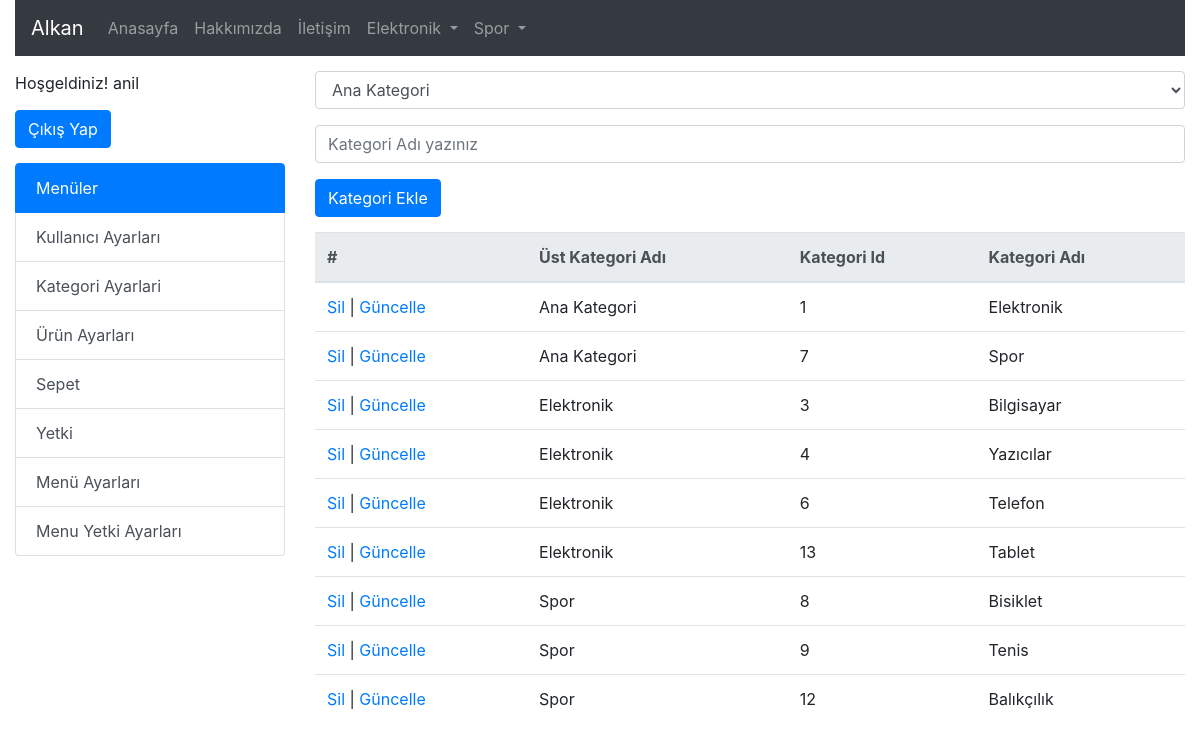
Screenshot of /?s=kategori (signed in) with the database file from the repository.
### tables this page shows
CREATE TABLE `kategori` (
  `UstKategoriId` int(11) NOT NULL,
  `KategoriId` int(11) NOT NULL,
  `KategoriAdi` varchar(30) NOT NULL
);

CREATE TABLE `menuyetki` (
  `MenuYetkiId` int(11) NOT NULL,
  `MenuId` int(11) NOT NULL,
  `YetkiId` int(11) NOT NULL
);

CREATE TABLE `menu` (
  `MenuId` int(11) NOT NULL,
  `MenuAdi` varchar(30) NOT NULL,
  `MenuAdres` varchar(35) NOT NULL
);

### kategori.php (the view, shortened to what this page needs)
<form class="ust15bosluk" action="" method="POST">
	<div class="form-group">
		<select class="form-control" name="UstKategoriId">
			<?php
			$sogruKategoriListe = mysqli_query($baglanti, "select
								0 as UstKategoriId, 0 as KategoriId,
								'Ana Kategori' as KategoriAdi
								union
								select UstKategoriId, KategoriId, KategoriAdi
								from Kategori");
			while($diziKategoriListe = mysqli_fetch_array($sogruKategoriListe)) { ?>
				<option
					<?php
						if(isset($diziKayitSec)) {
							if($diziKategoriListe["KategoriId"]==$diziKayitSec["UstKategoriId"])
								echo "selected";
						}
					?>
				value="<?= $diziKategoriListe["KategoriId"] ?>"><?= $diziKategoriListe["KategoriAdi"] ?></option>
			<?php } ?>
		</select>
	</div>
	<div class="form-group">
		<input name="KategoriAdi" type="text" placeholder="Kategori Adı yazınız" class="form-control"
			value="<?php if(isset($diziKayitSec)) echo $diziKayitSec["KategoriAdi"]; ?>" >
	</div>
	<button name="btnKategoriEkle" type="submit" class="btn btn-primary">Kategori Ekle</button>
</form>
<table class="table ust15bosluk">
  <thead class="thead-light">
    <tr>
      <th>#</th>
	  <th>Üst Kategori Adı</th>
	  <th>Kategori Id</th>
      <th>Kategori Adı</th>
    </tr>
  </thead>
  <tbody>
	<?php
		$sorguKategori = mysqli_query($baglanti, "select
											case when k2.KategoriAdi is null then 'Ana Kategori'
											else k2.KategoriAdi
											end as UstKategoriAdi,
											k1.KategoriId, k1.KategoriAdi
											from kategori k1
											left join kategori k2 on k1.UstKategoriId=k2.KategoriId
											order by k1.UstKategoriId, k1.KategoriId");
		while($diziKategori = mysqli_fetch_array($sorguKategori)) { ?>
			<tr>
			  <td>
			  <a href="?s=kategori&islem=Sil&id=<?= $diziKategori["KategoriId"] ?>">Sil</a>
			  |
			  <a href="?s=kategori&islem=Guncelle&id=<?= $diziKategori["KategoriId"] ?>">Güncelle</a>
			  </td>
			  <td><?= $diziKategori["UstKategoriAdi"] ?></td>
			  <td><?= $diziKategori["KategoriId"] ?></td>
			  <td><?= $diziKategori["KategoriAdi"] ?></td>
			</tr>
		<?php } ?>
  </tbody>
</table>

### header.php (shortened to what this page needs)
<!doctype html>
<html lang="tr">
	<head>
		<link rel="stylesheet" href="css/stil.css" />
		<link rel="stylesheet" href="https://stackpath.bootstrapcdn.com/bootstrap/4.4.1/css/bootstrap.min.css">
	</head>
	<body>
		<?php
			$baglanti = mysqli_connect("localhost","root","","alkan");
			mysqli_set_charset($baglanti,"utf8");
		?>
		<div class="container-fluid">
			<nav class="navbar navbar-expand-lg navbar-dark bg-dark">
				<a class="navbar-brand" href="index.php">Alkan</a>
				<div class="collapse navbar-collapse" id="navbarNavDropdown">
					<ul class="navbar-nav">
						<li class="nav-item">
							<a class="nav-link" href="index.php?s=anasayfa">Anasayfa</a>
						</li>
						<li class="nav-item">
							<a class="nav-link" href="index.php?s=hakkimizda">Hakkımızda</a>
						</li>
						<li class="nav-item">
							<a class="nav-link" href="index.php?s=iletisim">İletişim</a>
						</li>
						<?php
							$sorgu = mysqli_query($baglanti,"select * from kategori where UstKategoriId=0");
							while($dizi = mysqli_fetch_array($sorgu)) {
								echo '<li class="nav-item dropdown">
										<a class="nav-link dropdown-toggle" href="#" id="navbarDropdownMenuLink" role="button" data-toggle="dropdown" aria-haspopup="true" aria-expanded="false">
											'.$dizi["KategoriAdi"].'
										</a>
										<div class="dropdown-menu" aria-labelledby="navbarDropdownMenuLink">';
								echo '</div>
									</li>';
							}
						?>
					</ul>
				</div>
			</nav>
		</div>
		<div class="container-fluid">
			<div class="row">
				<div class="col-3">
						<?php
						if(isset($_SESSION["KullaniciAdi"]))
						{
							echo '<div class="ust15bosluk">Hoşgeldiniz! ' . $_SESSION["KullaniciAdi"] . '</div>';
							echo '<form class="ust15bosluk" action="" method="POST">
									  <button name="btnCikis" type="submit" class="btn btn-primary">Çıkış Yap</button>
									</form>';
							echo '<div class="list-group ust15bosluk">
							  <a href="#" class="list-group-item list-group-item-action active">
								Menüler
							  </a>';
							  $sorguMenu = mysqli_query($baglanti, "select * from
																	Yetki y
																	inner join MenuYetki my on y.YetkiId=my.YetkiId
																	inner join Menu m on my.MenuId=m.MenuId
																where y.YetkiId=" . $_SESSION["YetkiId"]);
							  while ($diziMenu = mysqli_fetch_array($sorguMenu)) {
							  echo '<a href="' . $diziMenu["MenuAdres"] . '" class="list-group-item list-group-item-action">'.$diziMenu["MenuAdi"].'</a>';
							  }
							echo '</div>';
						}
					?>
				</div>
				<div class="col">

### stil.css (style rules this page uses)
body { margin:0; }
.ust15bosluk { margin-top:15px; }

### rows the page displays
kategori: KategoriAdi "Elektronik", UstKategoriAdi "Ana Kategori", KategoriId "1"
kategori: KategoriAdi "Spor", UstKategoriAdi "Ana Kategori", KategoriId "7"
menuyetki: MenuId.MenuAdi "Kullanıcı Ayarları"
menuyetki: MenuId.MenuAdi "Kategori Ayarlari"
menuyetki: MenuId.MenuAdi "Ürün Ayarları"
menuyetki: MenuId.MenuAdi "Sepet"
menuyetki: MenuId.MenuAdi "Yetki"
menuyetki: MenuId.MenuAdi "Menü Ayarları"
menuyetki: MenuId.MenuAdi "Menu Yetki Ayarları"
kategori: UstKategoriAdi "Elektronik", KategoriId "3", KategoriAdi "Bilgisayar"
kategori: UstKategoriAdi "Elektronik", KategoriId "4", KategoriAdi "Yazıcılar"
kategori: UstKategoriAdi "Elektronik", KategoriId "6", KategoriAdi "Telefon"
kategori: UstKategoriAdi "Elektronik", KategoriId "13", KategoriAdi "Tablet"
kategori: UstKategoriAdi "Spor", KategoriId "8", KategoriAdi "Bisiklet"
kategori: UstKategoriAdi "Spor", KategoriId "9", KategoriAdi "Tenis"
kategori: UstKategoriAdi "Spor", KategoriId "12", KategoriAdi "Balıkçılık"

### other values shown
$_SESSION["KullaniciAdi"] "anil"
form field UstKategoriId "Ana Kategori"
